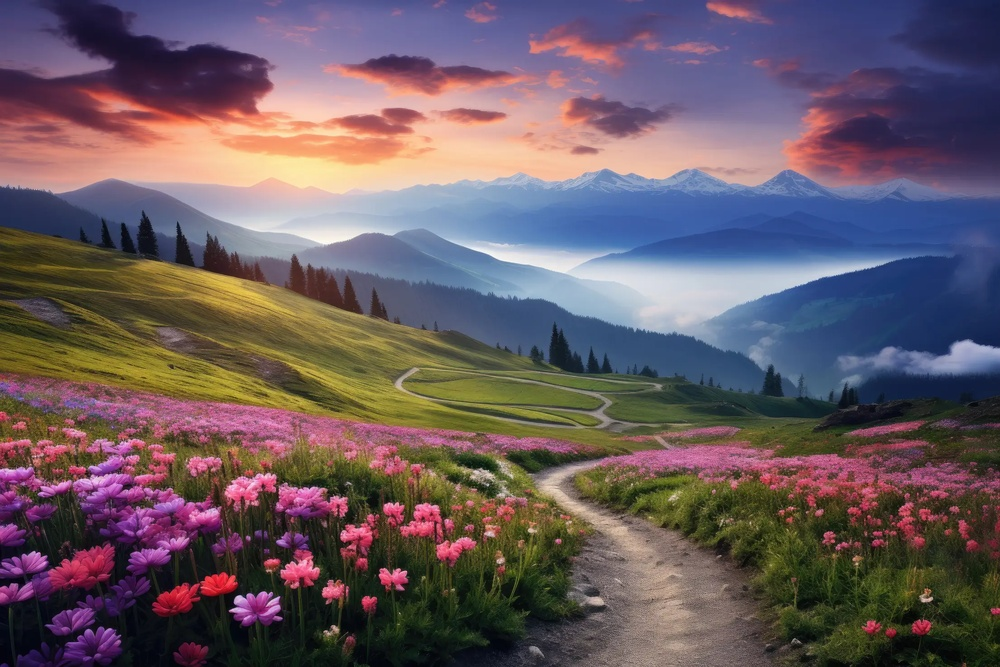
#> input picture img.jpg, 1000 x 667 px, shrunk from 2210 x 1473 before the run
$ jupyter execute diplab.ipynb
#> lines starting #> are read from the running program, lines starting #| are printed output that depends on the picture; after the words box and inside, x2 and y2 are one past the last pixel; in counts of white or black regions, pixels touching at a corner belong together
EXERCISE: 01 (a)

[cell 1]
import numpy as np
import matplotlib.pyplot as plt

def piecewise(x):
    if 0 < x <= 0.25:
        return 1 - x
    elif 0.25 < x <= 0.5:
        return 1
    else:
        return x

sliced = np.linspace(0, 1, 100)

plt.figure(figsize=(6, 4))
plt.plot(sliced, [piecewise(x) for x in sliced])
plt.grid()
plt.show()
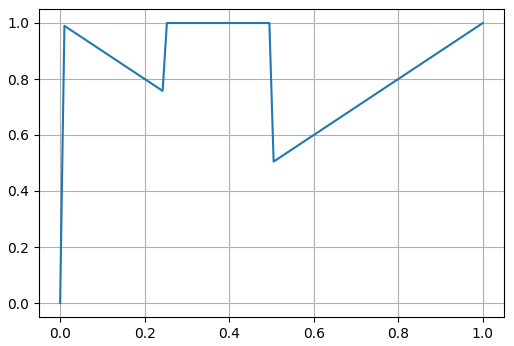
#> figure drawn by matplotlib, 1 panel; curve peaks at x = 0.253, y = 1

EXERCISE: 01 (b)

[cell 2]
import cv2
from matplotlib import pyplot as plt

img = cv2.imread('img.jpg')
#> img is the input picture: shape (667, 1000, 3); mean B, G, R 97.6, 90.3, 104.9
gray = cv2.cvtColor(img, cv2.COLOR_BGR2GRAY)
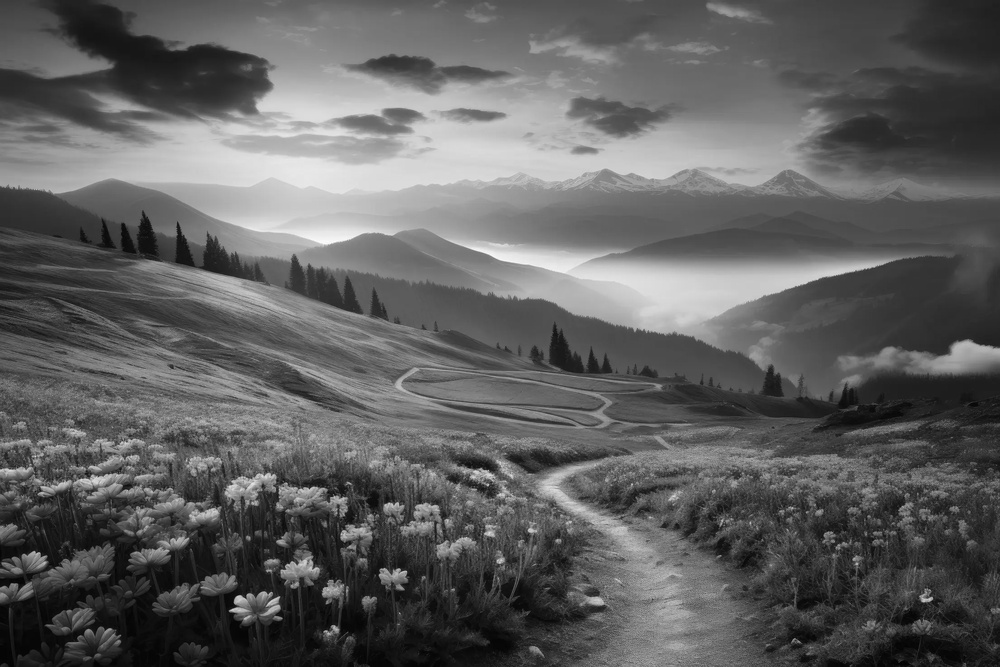
#> gray: shape (667, 1000); min 1, max 253, mean 95.5

thresh_low = 100
thresh_high = 200

thresh_img = cv2.inRange(gray, thresh_low, thresh_high)
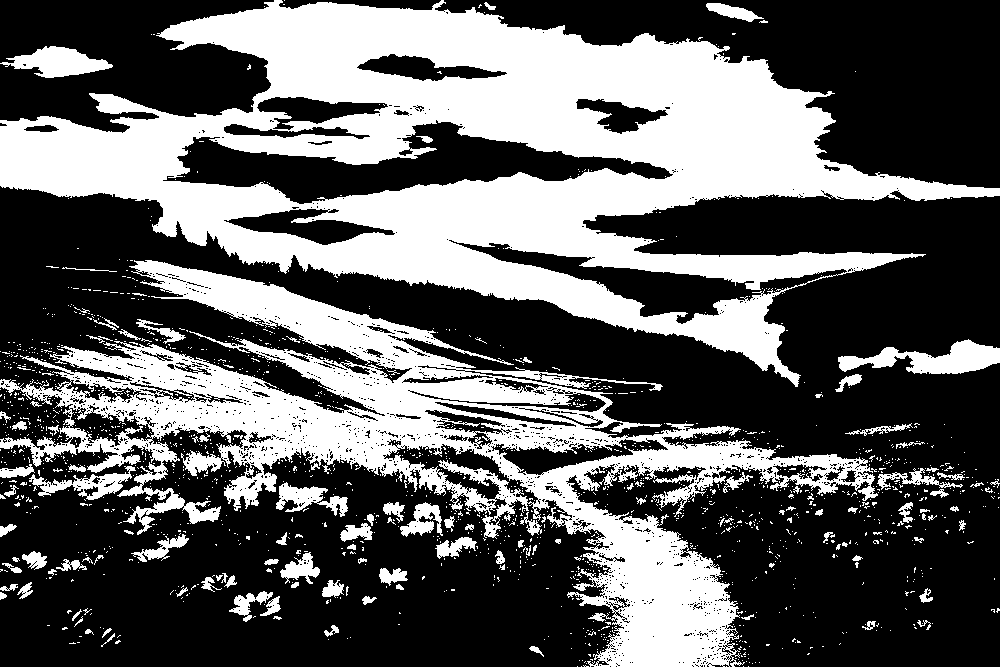
#> thresh_img: shape (667, 1000); 37.4% white; 1618 white regions (1500 under 20 px), largest, box (x1, y1, x2, y2) and area: (0, 0, 1000, 387) 142653, (0, 260, 878, 667) 84201, (838, 339, 1000, 374) 2846

result = cv2.bitwise_and(gray, gray, mask=thresh_img)
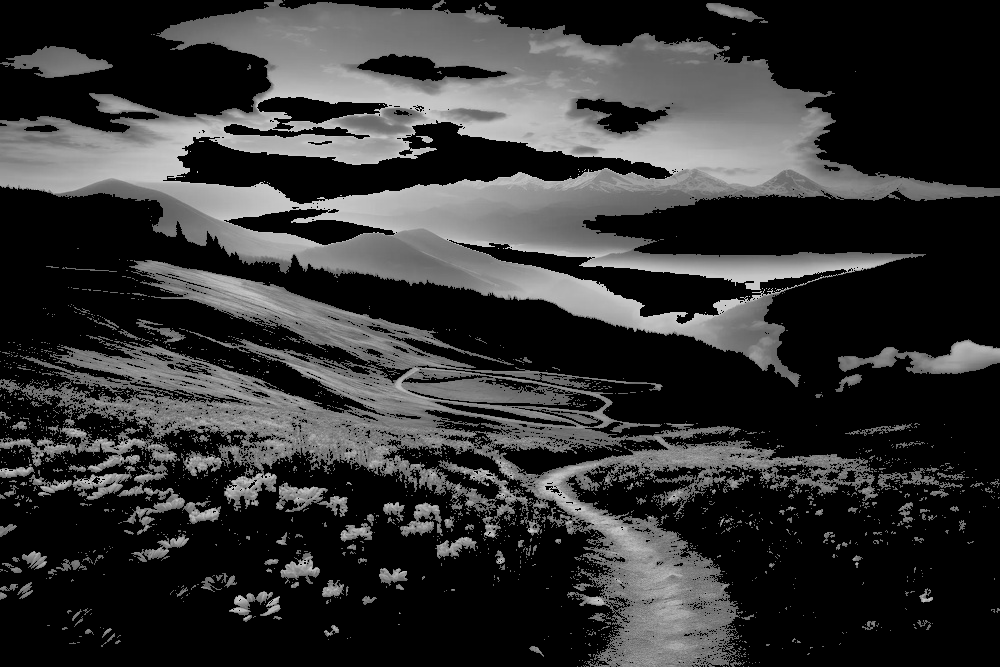
#> result: shape (667, 1000); min 0, max 200, mean 51.3

plt.figure(figsize=(10, 5))

plt.subplot(1, 2, 1)
plt.imshow(gray, cmap='gray')
plt.title('Original Grayscale Image')
plt.axis('off')

plt.subplot(1, 2, 2)
plt.imshow(result, cmap='gray')
plt.title('Gray-Level Sliced Image')
plt.axis('off')

plt.tight_layout()
plt.show()

EXERCISE: 02

[cell 3]
import numpy as np
import cv2
import matplotlib.pyplot as plt

def myhist_equ(image):
    if len(image.shape) == 3:
        image = cv2.cvtColor(image, cv2.COLOR_BGR2GRAY)

    r, c = image.shape

    h = np.zeros(256, dtype=int)

    # Calculate histogram
    for i in range(r):
        for j in range(c):
            h[image[i, j]] += 1

    # Calculate cumulative histogram
    cum_h = np.zeros(256, dtype=float)
    cum_h[0] = h[0]
    for k in range(1, 256):
        cum_h[k] = cum_h[k - 1] + h[k]

    # Normalize the cumulative histogram
    cum_h = np.floor((cum_h / (r * c)) * 255).astype(np.uint8)

    out_image = np.zeros_like(image)
    for i in range(r):
        for j in range(c):
            out_image[i, j] = cum_h[image[i, j]]

    plt.figure(figsize=(12, 6))

    plt.subplot(2, 3, 1)
    plt.imshow(image, cmap='gray')
    plt.title('Original Image')
    plt.axis('off')

    plt.subplot(2, 3, 2)
    plt.hist(image.flatten(), bins=300, range=[0, 300], color='black')
    plt.title('Original Histogram')

    plt.subplot(2, 3, 3)
    plt.hist(cum_h, bins=300, range=[0, 300], color='black')
    plt.title('Cumulative Histogram')

    plt.subplot(2, 3, 4)
    plt.imshow(out_image, cmap='gray')
    plt.title('Equalized Image')
    plt.axis('off')

    plt.subplot(2, 3, 5)
    plt.hist(out_image.flatten(), bins=256, range=[0, 300], color='blue')
    plt.title('Equalized Histogram')

    plt.tight_layout()
    plt.show()


image = cv2.imread('person.jpg', cv2.IMREAD_GRAYSCALE)
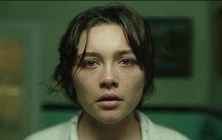
#> input picture person.jpg, 222 x 140 px, shrunk from 490 x 309 before the run
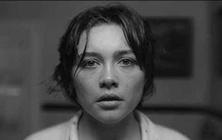
#> image: shape (140, 222); min 0, max 201, mean 68.8
myhist_equ(image)
#> after the loop in myhist_equ, `for i in range(r):`:
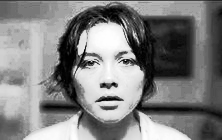
#> out_image: shape (140, 222); min 0, max 255, mean 128.6
#> in myhist_equ, `plt.show()`:
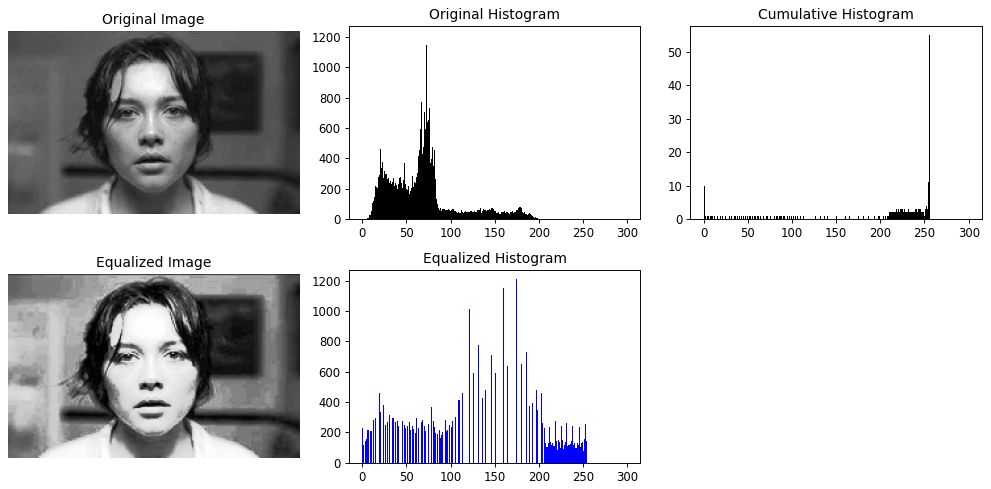
#> figure drawn by matplotlib, 5 panels; panel 2: tallest bar 1211 high, from x = 74 to 75; panel 3: tallest bar 55 high, from x = 255 to 256; panel 5: tallest bar 1211 high, from x = 174.6 to 175.8

EXERCISE: 03

[cell 4]
import numpy as np
import matplotlib.pyplot as plt
import cv2

def contrastStretch(image):
    if len(image.shape) == 3:
        image = cv2.cvtColor(image, cv2.COLOR_BGR2GRAY)

    r_min = np.min(image)
    r_max = np.max(image)

    L = 256  # Number of possible intensity levels
    stretched_image = (image - r_min) * ((L - 1) / (r_max - r_min))

    stretched_image = np.clip(stretched_image, 0, 255).astype(np.uint8)

    plt.figure(figsize=(12, 6))

    plt.subplot(2, 2, 1)
    plt.imshow(image, cmap='gray')
    plt.title('Original Image')
    plt.axis('off')

    plt.subplot(2, 2, 2)
    plt.imshow(stretched_image, cmap='gray')
    plt.title('Contrast Stretched Image')
    plt.axis('off')

    plt.subplot(2, 2, 3)
    plt.hist(image.flatten(), bins=300, range=[0, 300], color='gray')
    plt.title('Original Histogram')

    plt.subplot(2, 2, 4)
    plt.hist(stretched_image.flatten(), bins=300, range=[0, 300], color='gray')
    plt.title('Contrast Stretched Histogram')

    plt.tight_layout()
    plt.show()

image = cv2.imread('person.jpg', cv2.IMREAD_GRAYSCALE)
contrastStretch(image)
#> in contrastStretch, `r_min = np.min(image)`: r_min = 0
#> in contrastStretch, `r_max = np.max(image)`: r_max = 201
#> in contrastStretch, `stretched_image = (image - r_min) * ((L - 1) / (r_max - r_min))`:
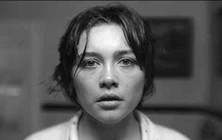
#> stretched_image: shape (140, 222) float64; min 0, max 255, mean 87.3; drawn with min black and max white
#> in contrastStretch, `plt.show()`:
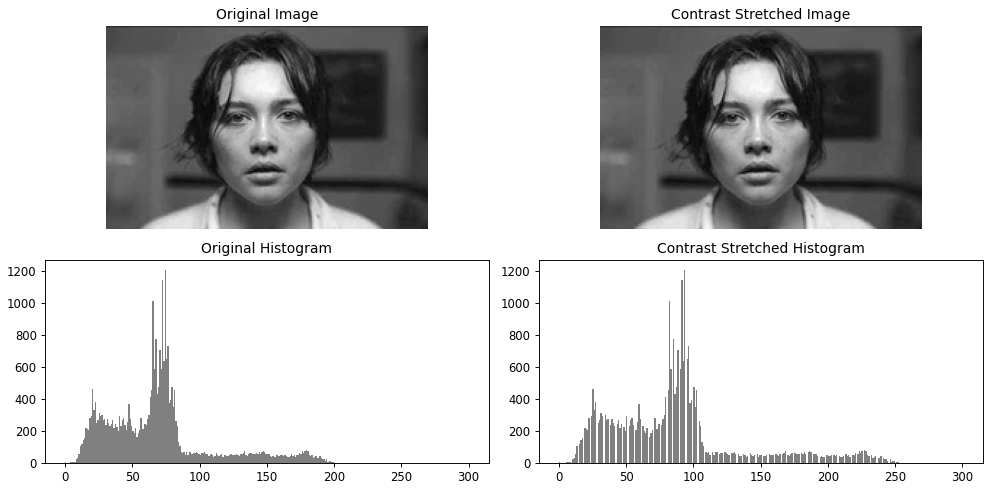
#> figure drawn by matplotlib, 4 panels; panel 3: tallest bar 1211 high, from x = 74 to 75; panel 4: tallest bar 1211 high, from x = 93 to 94
